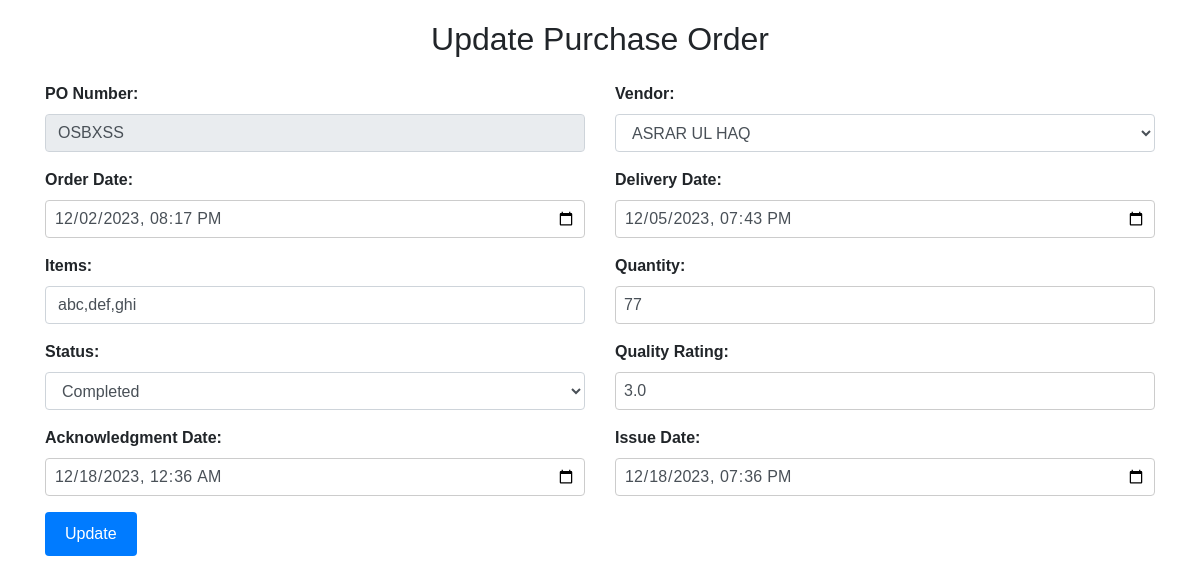
The app's page /update_purchase/1 with its own data.
### vendor/models.py (models this page shows, shortened)
class PurchaseOrder(models.Model):
    STATUS_CHOICES = [
        ('pending', 'Pending'),
        ('completed', 'Completed'),
        ('canceled', 'Canceled'),
    ]
    vendor = models.ForeignKey(Vendor, on_delete=models.CASCADE)
    po_number = models.CharField(max_length=100, unique=True)
    order_date = models.DateTimeField()
    delivery_date = models.DateTimeField()
    items = models.JSONField()
    quantity = models.IntegerField()
    status = models.CharField(max_length=20, choices=STATUS_CHOICES)
    quality_rating = models.FloatField(null=True, blank=True)
    issue_date = models.DateTimeField()
    acknowledgment_date = models.DateTimeField(null=True, blank=True)

class Vendor(models.Model):
    id=models.AutoField(primary_key=True)
    name = models.CharField(max_length=255)
    contact_details = models.TextField()
    address = models.TextField()
    vendor_code = models.CharField(max_length=50, unique=True)
    on_time_delivery_rate = models.FloatField(default=0.0)
    quality_rating_avg = models.FloatField(default=0.0)
    average_response_time = models.FloatField(default=0.0)
    fulfillment_rate = models.FloatField(default=0.0)

### vendor/views.py (the view, shortened to what this page needs)
# urls.py: path("update_purchase/<int:purchase_id>", views.update_purchase, name="update_purchase"),
def update_purchase(request, purchase_id):
    purchase = PurchaseOrder.objects.get(id=purchase_id)
    vendors = Vendor.objects.all()
    context = {
        'purchase': purchase,
        'vendors': vendors,
        'purchase_id': purchase.id,
        'po_number': purchase.po_number,
        'vendor': purchase.vendor,
        'order_date': purchase.order_date.strftime('%Y-%m-%dT%H:%M'),
        'delivery_date': purchase.delivery_date.strftime('%Y-%m-%dT%H:%M'),
        'items': purchase.items,
        'quantity': purchase.quantity,
        'status': purchase.status,
        'quality_rating': purchase.quality_rating,
        'issue_date': purchase.issue_date.strftime('%Y-%m-%dT%H:%M'),
        'acknowledgment_date': purchase.acknowledgment_date.strftime('%Y-%m-%dT%H:%M')
    }
    return render(request, 'order_tracking/update_purchase.html', context)

### vendor/templates/order_tracking/update_purchase.html (shortened to what this page needs)
<!DOCTYPE html>
<html lang="en">
<head>
    <link href="https://stackpath.bootstrapcdn.com/bootstrap/4.5.2/css/bootstrap.min.css" rel="stylesheet">
</head>
<body>
    <div class="container">
        <h2 class="text-center mb-4">Update Purchase Order</h2>
        <form method="post">
            <div class="row">
                <div class="col-md-6">
                    <div class="form-group">
                        <label for="po_number">PO Number:</label>
                        <input type="text" class="form-control" value="{{po_number}}" id="po_number" name="po_number" disabled>
                    </div>
                    <div class="form-group">
                        <label for="order_date">Order Date:</label>
                        <input type="datetime-local" class="form-control" id="order_date" value="{{order_date}}" name="order_date" required>
                    </div>
                    <div class="form-group">
                        <label for="items">Items:</label>
                        <input type="text" class="form-control" value="{{items}}" id="items" name="items" required>
                    </div>
                    <div class="form-group">
                        <label for="status">Status:</label>
                        <select class="form-control" id="status" name="status" required>
                            <option value="completed" {% if purchase.status == 'completed' %} selected {% endif %}>Completed</option>
                        </select>
                    </div>
                    <div class="form-group">
                        <label for="acknowledgment_date">Acknowledgment Date:</label>
                        <input type="datetime-local" class="form-control" id="acknowledgment_date" value="{{acknowledgment_date}}" name="acknowledgment_date">
                    </div>
                </div>
                <div class="col-md-6">
                    <div class="form-group">
                        <label for="vendor">Vendor:</label>
                        <select class="form-control" id="vendor" name="vendor" required>
                            {% for vendor in vendors %}
                                <option value="{{ vendor.id }}" {% if vendor.id == purchase.vendor.id %} selected {% endif %}>{{ vendor.name }}</option>
                            {% endfor %}
                        </select>
                    </div>
                    <div class="form-group">
                        <label for="delivery_date">Delivery Date:</label>
                        <input type="datetime-local" class="form-control" value="{{delivery_date}}" id="delivery_date" name="delivery_date" required>
                    </div>
                    <div class="form-group">
                        <label for="quantity">Quantity:</label>
                        <input type="number" class="form-control" value="{{quantity}}" id="quantity" name="quantity" required>
                    </div>
                    <div class="form-group">
                        <label for="quality_rating">Quality Rating:</label>
                        <input type="number" class="form-control" value="{{quality_rating}}" id="quality_rating" name="quality_rating">
                    </div>
                    <div class="form-group">
                        <label for="issue_date">Issue Date:</label>
                        <input type="datetime-local" class="form-control" value="{{issue_date}}" id="issue_date" name="issue_date" required>
                    </div>
                </div>
            </div>
            <div class="row">
                <div class="col-md-12">
                    <input type="submit" class="btn btn-primary" value="Update">
                </div>
            </div>
        </form>
    </div>
</body>
</html>

### vendor/templates/order_tracking/update_purchase.html (style rules this page uses)
body { font-family: Arial, sans-serif; padding: 20px; }
label { font-weight: bold; }
input[type="datetime-local"], input[type="number"], select { width: 100%; padding: 8px; margin-bottom: 10px; border: 1px solid #ccc; border-radius: 4px; box-sizing: border-box; }
input[type="submit"] { background-color: #007bff; color: white; padding: 10px 20px; border: none; border-radius: 4px; cursor: pointer; }

### records on screen
PurchaseOrder: po_number "OSBXSS", items "abc,def,ghi", status "Completed", vendor "ASRAR UL HAQ", quality_rating "3.0"
